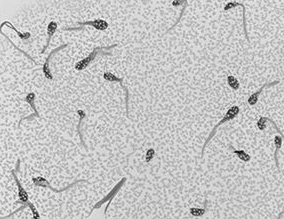
#> input picture image_bw.png, 284 x 219 px
$ python -i computer_vision_algo.py   (imports and definitions only)   (older library calls are emulated)
#> lines starting #> are read from the running program, lines starting #| are printed output that depends on the picture
import cv2
import numpy as np
from skimage import exposure, filters, morphology, restoration
from skimage.filters import threshold_otsu, threshold_li, threshold_yen, gabor

# [1 line not run here, left out]


# 1. Base functions
def apply_nothing(img):
    return img

# 2. Filtering / Denoising
def apply_gaussian_blur(img, ksize=5):
    return cv2.GaussianBlur(img, (ksize, ksize), 0)

def apply_median_blur(img, ksize=5):
    return cv2.medianBlur(img, ksize)

def apply_bilateral_filter(img, d=9, sigmaColor=75, sigmaSpace=75):
    return cv2.bilateralFilter(img, d, sigmaColor, sigmaSpace)

def apply_non_local_means_denoising(img, h=10, templateWindowSize=7, searchWindowSize=21):
    return cv2.fastNlMeansDenoising(img, None, h, templateWindowSize, searchWindowSize)

def apply_anisotropic_diffusion(img, niter=10, kappa=50, gamma=0.1):
    return restoration.denoise_tv_chambolle(img, weight=gamma, max_num_iter=niter)

# 3. Histogram & Contrast
# [4 lines left out: function apply_clahe, not called in this run]

def apply_histogram_equalization(img):
    return cv2.equalizeHist(img)

def apply_contrast_stretching(img):
    p2, p98 = np.percentile(img, (2, 98))
    return exposure.rescale_intensity(img, in_range=(p2, p98))

# [4 lines left out: function apply_gamma_correction, not called in this run]

def apply_log_transform(img):
    c = 255 / np.log(1 + np.max(img))
    return (c * np.log(1 + img)).astype(np.uint8)

# [4 lines left out: function apply_power_law_transform, not called in this run]

# 4. Edge Detection
def apply_sobel_edge(img, dx=1, dy=0, ksize=3):
    if dx == 1 and dy == 1:
        print("Applying Sobel filter in both directions")
        sobelx = cv2.Sobel(img, cv2.CV_64F,1, 0, ksize=ksize)  # Gradient horizontal
        sobely = cv2.Sobel(img, cv2.CV_64F,0, 1, ksize=ksize)  # Gradient vertical
        result=cv2.magnitude(sobelx, sobely)

        return result.astype(np.uint8)  # Combine les deux

    print("Applying Sobel filter in 1 directions")
    return cv2.Sobel(img, cv2.CV_64F, dx, dy, ksize=ksize).astype(np.uint8)

def apply_canny(img, threshold1=100, threshold2=200):
    return cv2.Canny(img, threshold1, threshold2)

def apply_laplacian(img, ksize=3):
    return cv2.Laplacian(img, cv2.CV_64F, ksize=ksize).astype(np.uint8)

def apply_unsharp_mask(img, strength=1.5, blur_ksize=5):
    blurred = cv2.GaussianBlur(img, (blur_ksize, blur_ksize), 0)
    return cv2.addWeighted(img, 1 + strength, blurred, -strength, 0)

# [4 lines left out: function apply_difference_of_gaussians, not called in this run]

def apply_gabor_filter(img, theta=0, sigma=4.0, lambda_=10.0):
    filt_real, _ = gabor(img, frequency=1.0 / lambda_, theta=theta, sigma_x=sigma, sigma_y=sigma)
    return (filt_real * 255).astype(np.uint8)

# 5. Thresholding

def thresholding_range(img, threshold_min=128, threshold_max=255):
    return cv2.inRange(img, threshold_min, threshold_max)

def threshold_filter(img, threshold_min=0, threshold_max=255):
    mask = (img >= threshold_min) & (img <= threshold_max)
    return img * mask  # Multiplie par 1 ou 0


def apply_tresholding(img, threshold_min=128, threshold_max=255):
    return cv2.threshold(img, threshold_min, threshold_max, cv2.THRESH_BINARY)[1]

def apply_adaptive_threshold(img, blockSize=11, C=2):
    return cv2.adaptiveThreshold(img, 255, cv2.ADAPTIVE_THRESH_MEAN_C, cv2.THRESH_BINARY, blockSize, C)

# [4 lines left out: function apply_otsu_threshold, not called in this run]

def apply_threshold_li(img):
    threshold = threshold_li(img)
    return (img > threshold).astype(np.uint8) * 255

def apply_threshold_yen(img):
    threshold = threshold_yen(img)
    return (img > threshold).astype(np.uint8) * 255

# 6. Morphological Ops
def apply_morph_opening(img, kernel_size=3):
    kernel = cv2.getStructuringElement(cv2.MORPH_ELLIPSE, (kernel_size, kernel_size))
    return cv2.morphologyEx(img, cv2.MORPH_OPEN, kernel)

def apply_morph_closing(img, kernel_size=3):
    kernel = cv2.getStructuringElement(cv2.MORPH_ELLIPSE, (kernel_size, kernel_size))
    return cv2.morphologyEx(img, cv2.MORPH_CLOSE, kernel)

def apply_morph_gradient(img, kernel_size=3):
    kernel = cv2.getStructuringElement(cv2.MORPH_ELLIPSE, (kernel_size, kernel_size))
    return cv2.morphologyEx(img, cv2.MORPH_GRADIENT, kernel)

def apply_remove_small_objects(img, min_size=64):
    return morphology.remove_small_objects(img > 0, min_size=min_size).astype(np.uint8) * 255

def apply_remove_small_holes(img, area_threshold=64):
    return morphology.remove_small_holes(img > 0, area_threshold=area_threshold).astype(np.uint8) * 255

# 7. Top-hat / Black-hat
def apply_top_hat_transform(img, kernel_size=15):
    kernel = cv2.getStructuringElement(cv2.MORPH_RECT, (kernel_size, kernel_size))
    return cv2.morphologyEx(img, cv2.MORPH_TOPHAT, kernel)

def apply_black_hat_transform(img, kernel_size=15):
    kernel = cv2.getStructuringElement(cv2.MORPH_RECT, (kernel_size, kernel_size))
    return cv2.morphologyEx(img, cv2.MORPH_BLACKHAT, kernel)

# 8. Other
def apply_equalize_adapthist(img, clip_limit=0.03):
    return (exposure.equalize_adapthist(img / 255.0, clip_limit=clip_limit) * 255).astype(np.uint8)

# [75 lines left out: functions apply_z_score_normalization, apply_bitwise, apply_contours, apply_elliptic_test, not called in this run]

def restrictive_filter(image, diameter=3, mediane=80, sdt=10):
    pass


ALGO_REGISTRY_30 = {
    "raw": {
        "func": apply_nothing,
        "params": {}
    },
    "gaussian_blur": {
        "func": apply_gaussian_blur,
        "params": {"ksize": 5}
    },
    "median_blur": {
        "func": apply_median_blur,
        "params": {"ksize": 5}
    },
    "bilateral_filter": {
        "func": apply_bilateral_filter,
        "params": {"d": 9, "sigmaColor": 75, "sigmaSpace": 75}
    },
    "clahe": {
        "func": apply_clahe,
        "params": {"clip_limit": 2.0, "tile_grid_size": 8}
    },
    "histogram_equalization": {
        "func": apply_histogram_equalization,
        "params": {}
    },
    "sobel_edge": {
        "func": apply_sobel_edge,
        "params": {"dx": 1, "dy": 0, "ksize": 3}
    },
    "canny": {
        "func": apply_canny,
        "params": {"threshold1": 100, "threshold2": 200}
    },
    "laplacian": {
        "func": apply_laplacian,
        "params": {"ksize": 3}
    },
    "unsharp_mask": {
        "func": apply_unsharp_mask,
        "params": {"strength": 1.5, "blur_ksize": 5}
    },
    "tresholding": {
        "func": apply_tresholding,
        "params": {"threshold_min": 70, "threshold_max": 255}
    },
    "thresholding_range": {
        "func": thresholding_range,
        "params": {"threshold_min": 128, "threshold_max": 255}
    },
    "threshold_filter": {
        "func": threshold_filter,
        "params": {"threshold_min": 0, "threshold_max": 255}
    },
    "adaptive_threshold": {
        "func": apply_adaptive_threshold,
        "params": {"blockSize": 15, "C": 5}
    },

    "otsu_threshold": {
        "func": apply_otsu_threshold,
        "params": {}
    },
    "contrast_stretching": {
        "func": apply_contrast_stretching,
        "params": {}
    },
    "gamma_correction": {
        "func": apply_gamma_correction,
        "params": {"gamma": 1.5}
    },
    "log_transform": {
        "func": apply_log_transform,
        "params": {}
    },
    "power_law_transform": {
        "func": apply_power_law_transform,
        "params": {"gamma": 0.5}
    },
    "gabor_filter": {
        "func": apply_gabor_filter,
        "params": {"theta": 0, "sigma": 4.0, "lambda_": 10.0}
    },
    "difference_of_gaussians": {
        "func": apply_difference_of_gaussians,
        "params": {"low_sigma": 1.0, "high_sigma": 2.0}
    },
    "non_local_means_denoising": {
        "func": apply_non_local_means_denoising,
        "params": {"h": 10, "templateWindowSize": 7, "searchWindowSize": 21}
    },
    "anisotropic_diffusion": {
        "func": apply_anisotropic_diffusion,
        "params": {"niter": 10, "kappa": 50, "gamma": 0.1}
    },
    "threshold_li": {
        "func": apply_threshold_li,
        "params": {}
    },
    "threshold_yen": {
        "func": apply_threshold_yen,
        "params": {}
    },
    "morph_opening": {
        "func": apply_morph_opening,
        "params": {"kernel_size": 3}
    },
    "morph_closing": {
        "func": apply_morph_closing,
        "params": {"kernel_size": 3}
    },
    "morph_gradient": {
        "func": apply_morph_gradient,
        "params": {"kernel_size": 3}
    },
    "remove_small_objects": {
        "func": apply_remove_small_objects,
        "params": {"min_size": 32}
    },
    "remove_small_holes": {
        "func": apply_remove_small_holes,
        "params": {"area_threshold": 64}
    },
    "top_hat_transform": {
        "func": apply_top_hat_transform,
        "params": {"kernel_size": 15}
    },
    "black_hat_transform": {
        "func": apply_black_hat_transform,
        "params": {"kernel_size": 15}
    },
    "equalize_adapthist": {
        "func": apply_equalize_adapthist,
        "params": {"clip_limit": 0.03}
    },
    "z_score_normalization": {
        "func": apply_z_score_normalization,
        "params": {}
    },
    "bitwise": {
        "func": apply_bitwise,
        "params": {"operation": "NOT"}  # Tu peux même switch entre AND/OR/XOR
    },
    "contours": {
        "func": apply_contours,
        "params": {}
    },
    "elliptic_test": {
        "func": apply_elliptic_test,
        "params": {"aspect_ratio_max": 2.0, "circularity_min": 0.6, "solidity_min": 0.8, "noise": 100}
    }
}

>>> import cv2
>>> picture = cv2.imread('image_bw.png')
#> picture is the input picture: shape (219, 284, 3); min 10, max 254, mean 197
>>> result = apply_sobel_edge(picture)
#> in apply_sobel_edge, `return cv2.Sobel(img, cv2.CV_64F, dx, dy, ksize=ksize).astype(np.uint8)`:
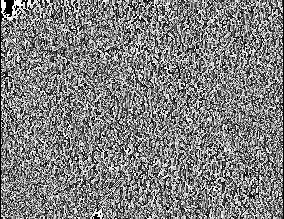
#> returned value: shape (219, 284, 3); min 0, max 255, mean 126.9
